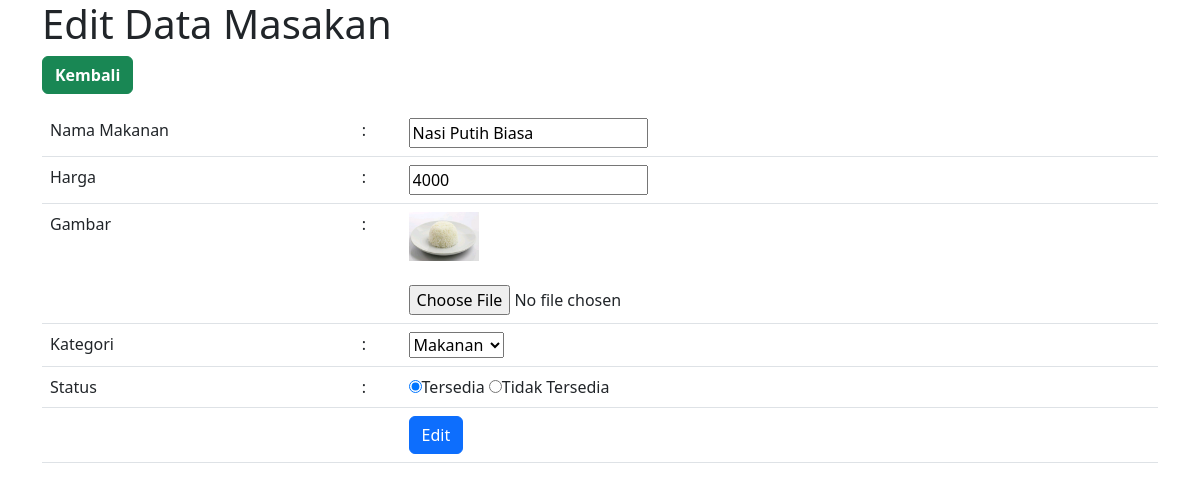
The page /edit.php?id_menu=0 (signed in) on the database its author committed.
### tables this page shows
CREATE TABLE `menu` (
  `id_menu` int(11) NOT NULL,
  `kode_menu` varchar(12) NOT NULL,
  `nama` varchar(100) DEFAULT NULL,
  `harga` int(11) DEFAULT NULL,
  `gambar` varchar(100) DEFAULT NULL,
  `kategori` varchar(100) DEFAULT NULL,
  `status` enum('tersedia','tidak tersedia') DEFAULT NULL
);

### function.php (called while the page is built, shortened)
<?php
$koneksi = mysqli_connect("localhost", "root", "", "senayan");
function ambil_data($query) {
    global $koneksi;
    $db = [];
    $sql_query = mysqli_query($koneksi, $query);
    while ($q = mysqli_fetch_assoc($sql_query)) {
        array_push($db, $q);
    }
    return $db;
}

### edit.php (the view, shortened to what this page needs)
<?php
require_once "function.php";
$id_menu = $_GET["id_menu"];
$menu = ambil_data("SELECT * FROM menu WHERE id_menu = $id_menu")[0];
?>
<!DOCTYPE html>
<html lang="en">
<head>
    <link rel="stylesheet" href="./src/css/bootstrap-5.2.0/css/bootstrap.min.css">
</head>
<body>
    <div class="container">
        <h1>Edit Data Masakan</h1>
        <a class="btn btn-success fw-bold" href="index.php">Kembali</a>
        <form action="edit.php" method="POST" enctype="multipart/form-data">
            <div class="table-responsive-md my-3">
                <table class="table">
                    <tr>
                        <td><label for="nama">Nama Makanan</label></td>
                        <td>:</td>
                        <td><input type="text" name="nama" id="nama" value="<?= $menu["nama"]; ?>" required></td>
                    </tr>
                    <tr>
                        <td><label for="harga">Harga</label></td>
                        <td>:</td>
                        <td><input min="0" type="number" name="harga" id="harga" value="<?= $menu["harga"]; ?>" required></td>
                    </tr>
                    <tr>
                        <td><label for="gambar">Gambar</label></td>
                        <td>:</td>
                        <td>
                            <img src="src/img/<?= $menu["gambar"]; ?>" width="70"><br><br>
                            <input type="file" name="gambar" accept="image/*">
                        </td>
                    </tr>
                    <tr>
                        <td><label for="kategori">Kategori</label></td>
                        <td>:</td>
                        <td>
                            <select name="kategori" id="kategori">
                                <option value="Makanan" <?= $menu["kategori"] == "Makanan" ? "selected" : ""; ?>>Makanan</option>
                            </select>
                        </td>
                    </tr>
                    <tr>
                        <td><label for="status">Status</label></td>
                        <td>:</td>
                        <td>
                            <label for="tersedia"><input type="radio" name="status" id="tersedia" value="tersedia" <?= $menu["status"] == "tersedia" ? "checked" : ""; ?>>Tersedia</label>
                            <label for="tidak-tersedia"><input type="radio" name="status" id="tidak-tersedia" value="tidak tersedia" <?= $menu["status"] == "tidak tersedia" ? "checked" : ""; ?>>Tidak Tersedia</label>
                        </td>
                    </tr>
                    <tr>
                        <td></td>
                        <td></td>
                        <td><button class="btn btn-primary" name="edit">Edit</button></td>
                    </tr>
                </table>
            </div>
        </form>
    </div>
</body>
</html>

### rows shown on the page
menu: nama "Nasi Putih Biasa", harga "4000", gambar (picture), kategori "Makanan", status "☑ Tersedia", status "☐ Tidak Tersedia"
